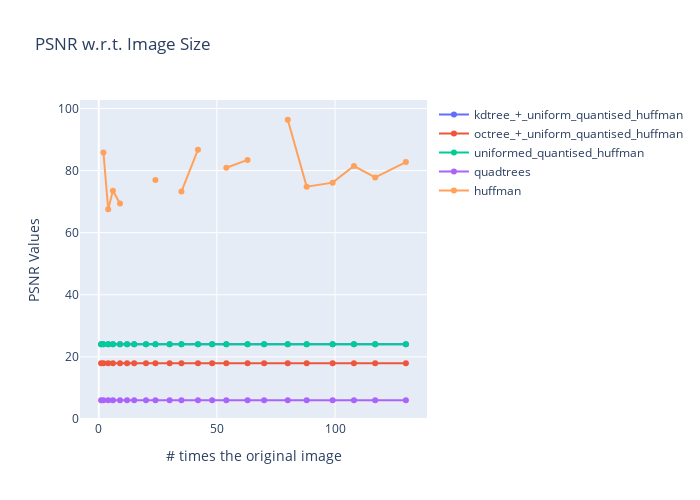

This figure's notebook cell:
### Code cell
filter = {'huffman', 'uniformed_quantised_huffman', 'kdtree_+_uniform_quantised_huffman', 'quadtrees', 'octree_+_uniform_quantised_huffman'}
filtered_stats = dict()
# print(list(compressedTimes.keys()))
for item in filter:
    if item in compressedTimes.keys():
        filtered_stats[item] = copy.deepcopy(psnrValues[item])
plot_image(pixel_counts, filtered_stats, "PSNR w.r.t. Image Size", "PSNR Values")

### Figure 1 — Plotly figure (JSON) as saved in the notebook; plotly's stock layout.template omitted (floating-point values rounded to 4 significant figures)
{"data": [{"mode": "lines+markers", "name": "kdtree_+_uniform_quantised_huffman", "type": "scatter", "x": [1, 2, 4, 6, 9, 12, 15, 20, 24, 30, 35, 42, 48, 54, 63, 70, 80, 88, 99, 108, 117, 130], "y": [24.06, 24.07, 24.07, 24.07, 24.07, 24.07, 24.07, 24.07, 24.07, 24.07, 24.07, 24.07, 24.07, 24.07, 24.07, 24.07, 24.07, 24.07, 24.07, 24.07, 24.07, 24.07]}, {"mode": "lines+markers", "name": "octree_+_uniform_quantised_huffman", "type": "scatter", "x": [1, 2, 4, 6, 9, 12, 15, 20, 24, 30, 35, 42, 48, 54, 63, 70, 80, 88, 99, 108, 117, 130], "y": [17.91, 17.91, 17.92, 17.91, 17.92, 17.92, 17.91, 17.92, 17.91, 17.92, 17.91, 17.91, 17.91, 17.91, 17.91, 17.92, 17.91, 17.91, 17.91, 17.91, 17.91, 17.91]}, {"mode": "lines+markers", "name": "uniformed_quantised_huffman", "type": "scatter", "x": [1, 2, 4, 6, 9, 12, 15, 20, 24, 30, 35, 42, 48, 54, 63, 70, 80, 88, 99, 108, 117, 130], "y": [24.06, 24.07, 24.07, 24.07, 24.07, 24.07, 24.07, 24.07, 24.07, 24.07, 24.07, 24.07, 24.07, 24.07, 24.07, 24.07, 24.07, 24.07, 24.07, 24.07, 24.07, 24.07]}, {"mode": "lines+markers", "name": "quadtrees", "type": "scatter", "x": [1, 2, 4, 6, 9, 12, 15, 20, 24, 30, 35, 42, 48, 54, 63, 70, 80, 88, 99, 108, 117, 130], "y": [6.018, 6.015, 6.023, 6.019, 6.02, 6.019, 6.019, 6.021, 6.02, 6.019, 6.02, 6.02, 6.02, 6.02, 6.021, 6.021, 6.02, 6.021, 6.021, 6.019, 6.02, 6.021]}, {"mode": "lines+markers", "name": "huffman", "type": "scatter", "x": [1, 2, 4, 6, 9, 12, 15, 20, 24, 30, 35, 42, 48, 54, 63, 70, 80, 88, 99, 108, 117, 130], "y": [null, 85.81, 67.51, 73.52, 69.42, null, null, null, 76.93, null, 73.26, 86.72, null, 80.92, 83.44, null, 96.37, 74.82, 76.11, 81.46, 77.79, 82.72]}], "layout": {"height": 500, "showlegend": true, "title": {"text": "PSNR w.r.t. Image Size"}, "width": 700, "xaxis": {"autorange": true, "range": [-8.071, 139.1], "title": {"text": "# times the original image"}, "type": "linear"}, "yaxis": {"autorange": true, "range": [-0.3472, 102.7], "title": {"text": "PSNR Values"}, "type": "linear"}}}
